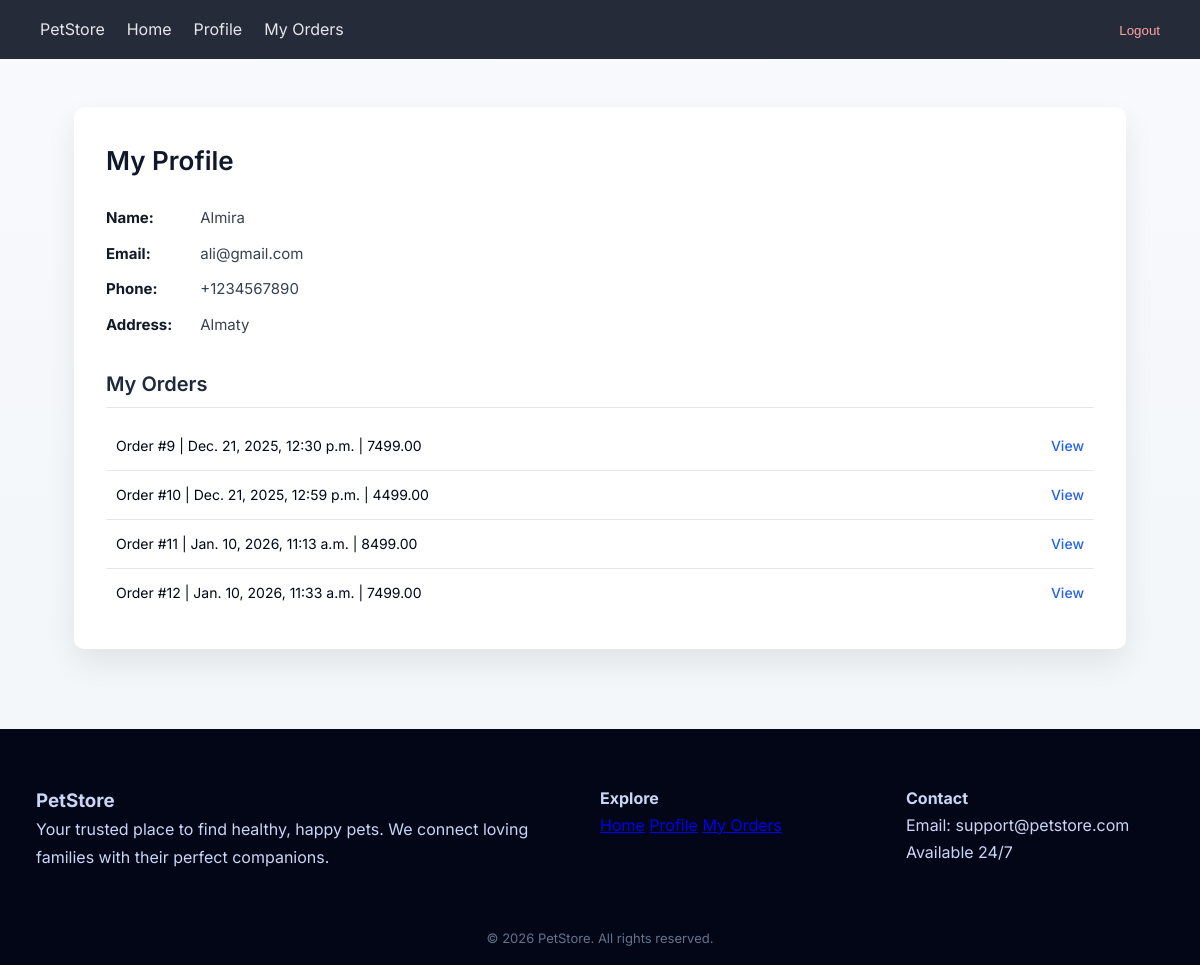
The app's page /profile/ (signed in) with its own data.
### Shop/models.py (models this page shows, shortened)
class Customer(models.Model):
    user = models.OneToOneField(
        User,
        on_delete=models.CASCADE,
        related_name="customer_profile"
    )
    name = models.CharField(max_length=255)
    phone_number = models.CharField(max_length=20)
    email = models.EmailField(unique=True)
    address = models.TextField()

class Order(models.Model):
    customer = models.ForeignKey(
        Customer,
        on_delete=models.CASCADE,
        related_name="orders"
    )
    order_date = models.DateTimeField(auto_now_add=True)
    total_amount = models.DecimalField(max_digits=10, decimal_places=2)

### Shop/views.py (the view)
# urls.py: path('profile/', views.customer_profile, name='customer_profile'),
@login_required
def customer_profile(request):
    customer, created = Customer.objects.get_or_create(
        user=request.user,
        defaults={
            'name': request.user.username,
            'email': request.user.email or '',
            'phone_number': '',
            'address': '',
        }
    )
    orders = customer.orders.all()
    return render(request, 'customers/profile.html', {
        'customer': customer,
        'orders': orders
    })

### Shop/templates/customers/profile.html (shortened to what this page needs)
{% extends 'base.html' %}
{% load static %}
{% block css %}
<link rel="stylesheet" href="{% static 'css/profile.css' %}">
{% endblock %}
{% block content %}
<div class="profile-box">
<h2>My Profile</h2>
<p><strong>Name:</strong> {{ customer.name }}</p>
<p><strong>Email:</strong> {{ customer.email }}</p>
<p><strong>Phone:</strong> {{ customer.phone_number }}</p>
<p><strong>Address:</strong> {{ customer.address }}</p>
<h3>My Orders</h3>
<ul>
    {% for order in orders %}
        <li>
            Order #{{ order.id }} |
            {{ order.order_date }} |
            {{ order.total_amount }}
            <a href="{% url 'order_detail' order.id %}">View</a>
        </li>
    {% empty %}
        <p>No orders yet.</p>
    {% endfor %}
</ul>
</div>
{% endblock %}

### Shop/static/css/base.css (style rules this page uses)
:root { --bg-main: #f8fafc; --bg-soft: #f1f5f9; --bg-dark: #020617; --text-main: #020617; --text-muted: #64748b; --text-light: #e5e7eb; --primary: #2563eb; --primary-hover: #1e40af; --accent: #60a5fa; --border-soft: #e2e8f0; --radius-sm: 6px; --radius-md: 10px; --radius-lg: 16px; }
* { margin: 0; padding: 0; box-sizing: border-box; }
body { font-family: "Inter", system-ui, sans-serif; background: linear-gradient(180deg, #f8fafc, #f1f5f9); color: var(--text-main); line-height: 1.7; }

### Shop/static/css/profile.css (style rules this page uses)
.profile-box { background: #ffffff; border-radius: 10px; padding: 32px; box-shadow: 0 14px 30px rgba(0, 0, 0, 0.08); }
.profile-box h2 { font-size: 26px; font-weight: 600; margin-bottom: 22px; color: #0f172a; }
.profile-box h3 { font-size: 20px; font-weight: 600; margin-top: 30px; margin-bottom: 14px; color: #1e293b; border-bottom: 1px solid #e5e7eb; padding-bottom: 6px; }
.profile-box p { font-size: 15px; margin-bottom: 10px; color: #374151; }
.profile-box p strong { color: #111827; min-width: 90px; display: inline-block; }
.profile-box ul { list-style: none; margin-top: 10px; }
.profile-box li { padding: 12px 10px; border-bottom: 1px solid #e5e7eb; font-size: 14px; display: flex; justify-content: space-between; align-items: center; }
.profile-box li:last-child { border-bottom: none; }
.profile-box a { font-size: 14px; font-weight: 500; color: #2563eb; text-decoration: none; }

### records on screen
Customer: name "Almira", email "ali@gmail.com", phone_number "+1234567890", address "Almaty"
Order: id "9", order_date "Dec. 21, 2025, 12:30 p.m.", total_amount "7499.00"
Order: id "10", order_date "Dec. 21, 2025, 12:59 p.m.", total_amount "4499.00"
Order: id "11", order_date "Jan. 10, 2026, 11:13 a.m.", total_amount "8499.00"
Order: id "12", order_date "Jan. 10, 2026, 11:33 a.m.", total_amount "7499.00"
